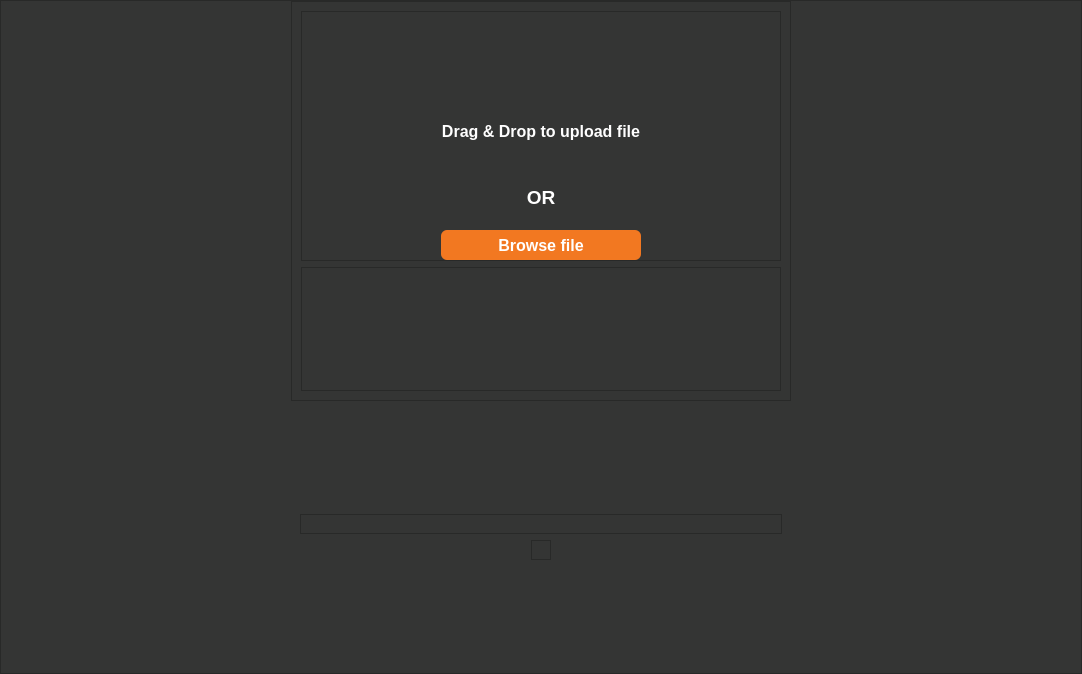
<?xml version="1.0" encoding="UTF-8"?>
<ui version="4.0">
 <class>MainWindow</class>
 <widget class="QMainWindow" name="MainWindow">
  <property name="geometry">
   <rect>
    <x>0</x>
    <y>0</y>
    <width>1082</width>
    <height>674</height>
   </rect>
  </property>
  <property name="windowTitle">
   <string>MainWindow</string>
  </property>
  <property name="styleSheet">
   <string notr="true">/*VERTICAL SCROLLBAR*/
QScrollBar:vertical {
	border:none;
	background-color: rgb(242, 102, 42);
    width:14px;
    margin:15px 0 15px 0;
    boder-radius:0px;
}

/*HANDLE BAT VERTICAL*/
QScrollBar::handle:vertical{
	background-color:  rgb(242, 102, 42);
    min-height:30px;
    border-radius:7px;
}

QScrollBar::handle:vertical:hover {
  background-color:orange;
}

QScrollBar::handle:vertical:pressed{
   background-color:orange;
}

/*BTN TOP -SCROLLBAR*/
QScrollBar::sub-line:vertical {
  border:none;
  background-color:  rgb(242, 102, 42);
  height:15px;
  border-top-left-radius:7px;
  border-top-right-radius:7px;
  subcontrol-position:top;
  subcontrol-origin:margin;
}

QScrollBar::sub-line:vertical:hover{
	background-color: orange;
}

QScrollBar::sub-line:vertical:pressed{
	background-color: orange;
}

/*BTN BOTTOM -SCROLLBAR*/
QScrollBar::add-line:vertical {
  border:none;
  background-color:  rgb(242, 102, 42);
  height:15px;
  border-bottom-left-radius:7px;
  border-bottom-right-radius:7px;
  subcontrol-position:bottom;
  subcontrol-origin:margin;
}

QScrollBar::add-line:vertical:hover{
	background-color: orange;
}

QScrollBar::add-line:vertical:pressed{
	background-color:orange;
}


/*RESET ARROW*/
QScrollBar::up-arrow:vertical, QScrollBar::down-arrow:vertical{
  background:none;
}

QScrollBar::add-page:vertical, QScrollBar::sub-page:vertical{
  background:none;
}


/* HORIZONTAL SCROLLBAR*/
QScrollBar:horizontal {
   	border:none;
	background-color: rgb(242, 102, 42);
    height:14px;
    margin:0 15px 0 15px;
    boder-radius:0px;
}
QScrollBar::handle:horizontal {
    background-color:  rgb(242, 102, 42);
    min-width:30px;
    border-radius:7px;
}

QScrollBar::handle:horizontal:hover {
  background-color:orange;
}

QScrollBar::handle:horizontal:pressed{
   background-color:orange;
}

QScrollBar::add-line:horizontal {
  border:none;
  background-color: rgb(242, 102, 42);
  width:15px;
  border-bottom-right-radius:7px;
  border-top-right-radius:7px;
  subcontrol-position:right;
  subcontrol-origin:margin;
}

QScrollBar::add-line:horizontal:hover{
	background-color: orange;
}

QScrollBar::add-line:horizontal:pressed{
	background-color:orange;
}

QScrollBar::sub-line:horizontal {
  border:none;
  background-color:  rgb(242, 102, 42);
  width:15px;
  border-bottom-left-radius:7px;
  border-top-left-radius:7px;
  subcontrol-position:left;
  subcontrol-origin:margin;
}

QScrollBar::sub-line:horizontal:hover{
	background-color:orange;
}

QScrollBar::sub-line:horizontal:pressed{
	background-color:orange;
}

QScrollBar::up-arrow:horizontal, QScrollBar::down-arrow:horizontal
{
 background:none;
}
QScrollBar::add-page:horizontal, QScrollBar::sub-page:horizontal
{
 background:none;
}</string>
  </property>
  <widget class="QWidget" name="centralwidget">
   <layout class="QVBoxLayout" name="verticalLayout">
    <property name="spacing">
     <number>0</number>
    </property>
    <property name="leftMargin">
     <number>0</number>
    </property>
    <property name="topMargin">
     <number>0</number>
    </property>
    <property name="rightMargin">
     <number>0</number>
    </property>
    <property name="bottomMargin">
     <number>0</number>
    </property>
    <item>
     <widget class="QFrame" name="frame">
      <property name="layoutDirection">
       <enum>Qt::LeftToRight</enum>
      </property>
      <property name="styleSheet">
       <string notr="true">background-color: rgb(52, 53, 52);</string>
      </property>
      <property name="frameShape">
       <enum>QFrame::StyledPanel</enum>
      </property>
      <property name="frameShadow">
       <enum>QFrame::Raised</enum>
      </property>
      <layout class="QGridLayout" name="gridLayout">
       <property name="leftMargin">
        <number>0</number>
       </property>
       <property name="topMargin">
        <number>0</number>
       </property>
       <property name="rightMargin">
        <number>0</number>
       </property>
       <property name="bottomMargin">
        <number>0</number>
       </property>
       <property name="spacing">
        <number>0</number>
       </property>
       <item row="1" column="0">
        <widget class="QWidget" name="popupWidget" native="true">
         <property name="font">
          <font>
           <pointsize>10</pointsize>
          </font>
         </property>
         <layout class="QVBoxLayout" name="verticalLayout_4">
          <item alignment="Qt::AlignBottom">
           <widget class="QFrame" name="uploadedFiles">
            <property name="frameShape">
             <enum>QFrame::StyledPanel</enum>
            </property>
            <property name="frameShadow">
             <enum>QFrame::Raised</enum>
            </property>
            <layout class="QVBoxLayout" name="verticalLayout_6"/>
           </widget>
          </item>
          <item alignment="Qt::AlignHCenter|Qt::AlignTop">
           <widget class="QFrame" name="analyzeButtonFrame">
            <property name="frameShape">
             <enum>QFrame::StyledPanel</enum>
            </property>
            <property name="frameShadow">
             <enum>QFrame::Raised</enum>
            </property>
            <layout class="QVBoxLayout" name="verticalLayout_5"/>
           </widget>
          </item>
         </layout>
        </widget>
       </item>
       <item row="0" column="0">
        <widget class="QFrame" name="dropArea">
         <property name="sizePolicy">
          <sizepolicy hsizetype="Fixed" vsizetype="Fixed">
           <horstretch>0</horstretch>
           <verstretch>0</verstretch>
          </sizepolicy>
         </property>
         <property name="minimumSize">
          <size>
           <width>500</width>
           <height>400</height>
          </size>
         </property>
         <property name="maximumSize">
          <size>
           <width>500</width>
           <height>400</height>
          </size>
         </property>
         <property name="styleSheet">
          <string notr="true">QFrame {
    background-color: #262626;
    border-radius: 40px;
}

QFrame &gt; * {
	color:white;
}</string>
         </property>
         <property name="frameShape">
          <enum>QFrame::StyledPanel</enum>
         </property>
         <property name="frameShadow">
          <enum>QFrame::Raised</enum>
         </property>
         <layout class="QVBoxLayout" name="verticalLayout_2">
          <item>
           <widget class="QFrame" name="frame_2">
            <property name="minimumSize">
             <size>
              <width>0</width>
              <height>250</height>
             </size>
            </property>
            <property name="maximumSize">
             <size>
              <width>16777215</width>
              <height>250</height>
             </size>
            </property>
            <property name="frameShape">
             <enum>QFrame::StyledPanel</enum>
            </property>
            <property name="frameShadow">
             <enum>QFrame::Raised</enum>
            </property>
            <layout class="QVBoxLayout" name="verticalLayout_3">
             <property name="spacing">
              <number>0</number>
             </property>
             <property name="leftMargin">
              <number>0</number>
             </property>
             <property name="topMargin">
              <number>20</number>
             </property>
             <property name="rightMargin">
              <number>0</number>
             </property>
             <property name="bottomMargin">
              <number>0</number>
             </property>
             <item alignment="Qt::AlignHCenter">
              <widget class="QLabel" name="label">
               <property name="text">
                <string/>
               </property>
               <property name="pixmap">
                <pixmap>../../design/Vector.png</pixmap>
               </property>
               <property name="scaledContents">
                <bool>false</bool>
               </property>
              </widget>
             </item>
             <item>
              <widget class="QLabel" name="labelDragDrop">
               <property name="font">
                <font>
                 <family>Arial</family>
                 <pointsize>12</pointsize>
                 <weight>75</weight>
                 <bold>true</bold>
                </font>
               </property>
               <property name="layoutDirection">
                <enum>Qt::LeftToRight</enum>
               </property>
               <property name="styleSheet">
                <string notr="true">color: white;
background-color: transparent;</string>
               </property>
               <property name="text">
                <string>Drag &amp; Drop to upload file</string>
               </property>
               <property name="alignment">
                <set>Qt::AlignCenter</set>
               </property>
               <property name="indent">
                <number>-1</number>
               </property>
              </widget>
             </item>
             <item>
              <widget class="QLabel" name="textOR">
               <property name="font">
                <font>
                 <family>Arial</family>
                 <pointsize>14</pointsize>
                 <weight>75</weight>
                 <bold>true</bold>
                </font>
               </property>
               <property name="styleSheet">
                <string notr="true">color: white;
background-color: transparent;</string>
               </property>
               <property name="text">
                <string>OR</string>
               </property>
               <property name="alignment">
                <set>Qt::AlignCenter</set>
               </property>
              </widget>
             </item>
             <item alignment="Qt::AlignHCenter">
              <widget class="QPushButton" name="selectButton">
               <property name="sizePolicy">
                <sizepolicy hsizetype="Preferred" vsizetype="Preferred">
                 <horstretch>0</horstretch>
                 <verstretch>0</verstretch>
                </sizepolicy>
               </property>
               <property name="minimumSize">
                <size>
                 <width>200</width>
                 <height>30</height>
                </size>
               </property>
               <property name="maximumSize">
                <size>
                 <width>200</width>
                 <height>30</height>
                </size>
               </property>
               <property name="layoutDirection">
                <enum>Qt::LeftToRight</enum>
               </property>
               <property name="styleSheet">
                <string notr="true">border-radius: 6px;
background: #F27821;
box-shadow: 0px 4px 4px 0px rgba(0, 0, 0, 0.25) inset;
color: #FFF;
text-align: center;
font: 75 12pt &quot;Arial&quot;;
font-size: 16px;
font-style: normal;
font-weight: 500;
line-height: normal;</string>
               </property>
               <property name="text">
                <string>Browse file</string>
               </property>
              </widget>
             </item>
            </layout>
           </widget>
          </item>
          <item>
           <widget class="QFrame" name="fileUploaderFrame">
            <property name="frameShape">
             <enum>QFrame::StyledPanel</enum>
            </property>
            <property name="frameShadow">
             <enum>QFrame::Raised</enum>
            </property>
            <layout class="QVBoxLayout" name="verticalLayout_7">
             <property name="spacing">
              <number>0</number>
             </property>
             <property name="leftMargin">
              <number>0</number>
             </property>
             <property name="topMargin">
              <number>4</number>
             </property>
             <property name="rightMargin">
              <number>0</number>
             </property>
             <property name="bottomMargin">
              <number>6</number>
             </property>
             <item>
              <widget class="QScrollArea" name="fileUploaderScroll">
               <property name="styleSheet">
                <string notr="true">background-color:transparent;</string>
               </property>
               <property name="widgetResizable">
                <bool>true</bool>
               </property>
               <widget class="QWidget" name="scrollAreaWidgetContents">
                <property name="geometry">
                 <rect>
                  <x>0</x>
                  <y>0</y>
                  <width>482</width>
                  <height>116</height>
                 </rect>
                </property>
               </widget>
              </widget>
             </item>
            </layout>
           </widget>
          </item>
         </layout>
        </widget>
       </item>
      </layout>
     </widget>
    </item>
   </layout>
  </widget>
  <action name="actionLogo">
   <property name="enabled">
    <bool>true</bool>
   </property>
   <property name="icon">
    <iconset>
     <normaloff>../../../../Mnemonic logo.png</normaloff>../../../../Mnemonic logo.png</iconset>
   </property>
   <property name="text">
    <string>Logo</string>
   </property>
  </action>
  <action name="analyzedDataActionButton">
   <property name="text">
    <string>Analyzed Data</string>
   </property>
   <property name="font">
    <font>
     <family>Arial</family>
     <pointsize>20</pointsize>
     <weight>75</weight>
     <italic>false</italic>
     <bold>true</bold>
    </font>
   </property>
  </action>
  <action name="actionPlugins">
   <property name="text">
    <string>Plugins</string>
   </property>
   <property name="font">
    <font>
     <family>Arial</family>
     <pointsize>20</pointsize>
     <weight>75</weight>
     <bold>true</bold>
    </font>
   </property>
  </action>
  <action name="actionSettings">
   <property name="icon">
    <iconset>
     <normaloff>../../../../Settings.png</normaloff>../../../../Settings.png</iconset>
   </property>
   <property name="text">
    <string>Settings</string>
   </property>
  </action>
 </widget>
 <resources>
  <include location="../../../../Globe.qrc"/>
  <include location="../../../../Updates.qrc"/>
  <include location="../../../../Notifications.qrc"/>
  <include location="../../../../Appearance.qrc"/>
 </resources>
 <connections/>
</ui>
